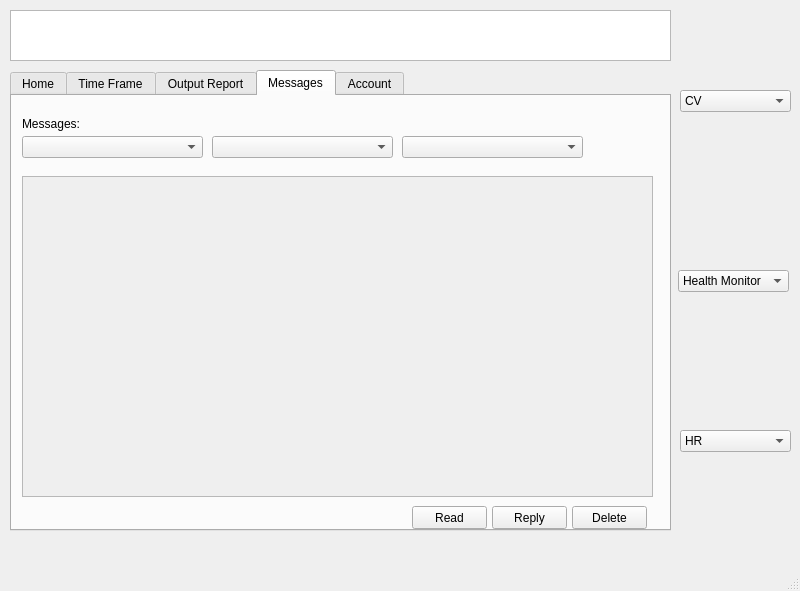
<?xml version="1.0" encoding="UTF-8"?>
<ui version="4.0">
 <class>MainWindow</class>
 <widget class="QMainWindow" name="MainWindow">
  <property name="geometry">
   <rect>
    <x>0</x>
    <y>0</y>
    <width>800</width>
    <height>591</height>
   </rect>
  </property>
  <property name="windowTitle">
   <string>MainWindow</string>
  </property>
  <widget class="QWidget" name="centralwidget">
   <widget class="QTabWidget" name="tabWidget">
    <property name="geometry">
     <rect>
      <x>10</x>
      <y>70</y>
      <width>661</width>
      <height>461</height>
     </rect>
    </property>
    <property name="currentIndex">
     <number>3</number>
    </property>
    <widget class="QWidget" name="tab">
     <attribute name="title">
      <string>Home</string>
     </attribute>
     <widget class="QLabel" name="label">
      <property name="geometry">
       <rect>
        <x>20</x>
        <y>20</y>
        <width>201</width>
        <height>16</height>
       </rect>
      </property>
      <property name="text">
       <string>Welcome, &lt;insert name&gt; !</string>
      </property>
     </widget>
    </widget>
    <widget class="QWidget" name="tab_11">
     <attribute name="title">
      <string>Time Frame</string>
     </attribute>
     <widget class="QLabel" name="label_3">
      <property name="geometry">
       <rect>
        <x>10</x>
        <y>10</y>
        <width>71</width>
        <height>16</height>
       </rect>
      </property>
      <property name="text">
       <string>Time Frame:</string>
      </property>
     </widget>
     <widget class="QTableWidget" name="tableWidget">
      <property name="geometry">
       <rect>
        <x>10</x>
        <y>30</y>
        <width>641</width>
        <height>321</height>
       </rect>
      </property>
      <column>
       <property name="text">
        <string>No</string>
       </property>
      </column>
      <column>
       <property name="text">
        <string>Description</string>
       </property>
      </column>
      <column>
       <property name="text">
        <string>Estimated Time</string>
       </property>
      </column>
      <column>
       <property name="text">
        <string>Time Started</string>
       </property>
      </column>
      <column>
       <property name="text">
        <string>Time Ended</string>
       </property>
      </column>
      <column>
       <property name="text">
        <string>Total Time Spent</string>
       </property>
      </column>
      <column>
       <property name="text">
        <string>Status</string>
       </property>
      </column>
     </widget>
     <widget class="QLabel" name="label_9">
      <property name="geometry">
       <rect>
        <x>10</x>
        <y>360</y>
        <width>111</width>
        <height>16</height>
       </rect>
      </property>
      <property name="text">
       <string>Total Estimated Time:</string>
      </property>
     </widget>
     <widget class="QLabel" name="label_10">
      <property name="geometry">
       <rect>
        <x>120</x>
        <y>360</y>
        <width>111</width>
        <height>16</height>
       </rect>
      </property>
      <property name="text">
       <string>&lt;Total Time&gt;</string>
      </property>
     </widget>
     <widget class="QLabel" name="label_11">
      <property name="geometry">
       <rect>
        <x>10</x>
        <y>380</y>
        <width>111</width>
        <height>16</height>
       </rect>
      </property>
      <property name="text">
       <string>Total Offset Time:</string>
      </property>
     </widget>
     <widget class="QLabel" name="label_12">
      <property name="geometry">
       <rect>
        <x>120</x>
        <y>380</y>
        <width>111</width>
        <height>16</height>
       </rect>
      </property>
      <property name="text">
       <string>&lt;Offset Time&gt;</string>
      </property>
     </widget>
     <widget class="QLabel" name="label_13">
      <property name="geometry">
       <rect>
        <x>260</x>
        <y>360</y>
        <width>111</width>
        <height>16</height>
       </rect>
      </property>
      <property name="text">
       <string>Total Work Time:</string>
      </property>
     </widget>
     <widget class="QLabel" name="label_14">
      <property name="geometry">
       <rect>
        <x>370</x>
        <y>360</y>
        <width>111</width>
        <height>16</height>
       </rect>
      </property>
      <property name="text">
       <string>&lt;Work Time&gt;</string>
      </property>
     </widget>
     <widget class="QPushButton" name="pushButton_9">
      <property name="geometry">
       <rect>
        <x>534</x>
        <y>360</y>
        <width>111</width>
        <height>23</height>
       </rect>
      </property>
      <property name="text">
       <string>Change Status</string>
      </property>
     </widget>
    </widget>
    <widget class="QWidget" name="tab_2">
     <attribute name="title">
      <string>Output Report</string>
     </attribute>
     <widget class="QLabel" name="label_4">
      <property name="geometry">
       <rect>
        <x>10</x>
        <y>20</y>
        <width>41</width>
        <height>16</height>
       </rect>
      </property>
      <property name="text">
       <string>Title:</string>
      </property>
     </widget>
     <widget class="QPushButton" name="pushButton_3">
      <property name="geometry">
       <rect>
        <x>504</x>
        <y>420</y>
        <width>111</width>
        <height>23</height>
       </rect>
      </property>
      <property name="text">
       <string>View Report</string>
      </property>
     </widget>
     <widget class="QLineEdit" name="lineEdit">
      <property name="geometry">
       <rect>
        <x>50</x>
        <y>20</y>
        <width>113</width>
        <height>20</height>
       </rect>
      </property>
     </widget>
     <widget class="QLabel" name="label_5">
      <property name="geometry">
       <rect>
        <x>10</x>
        <y>50</y>
        <width>61</width>
        <height>16</height>
       </rect>
      </property>
      <property name="text">
       <string>Report:</string>
      </property>
     </widget>
     <widget class="QTextEdit" name="textEdit">
      <property name="geometry">
       <rect>
        <x>10</x>
        <y>70</y>
        <width>631</width>
        <height>311</height>
       </rect>
      </property>
     </widget>
     <widget class="QPushButton" name="pushButton_4">
      <property name="geometry">
       <rect>
        <x>10</x>
        <y>390</y>
        <width>101</width>
        <height>23</height>
       </rect>
      </property>
      <property name="text">
       <string>Attachments</string>
      </property>
     </widget>
     <widget class="QPushButton" name="pushButton_5">
      <property name="geometry">
       <rect>
        <x>560</x>
        <y>390</y>
        <width>75</width>
        <height>23</height>
       </rect>
      </property>
      <property name="text">
       <string>Send</string>
      </property>
     </widget>
    </widget>
    <widget class="QWidget" name="tab_10">
     <attribute name="title">
      <string>Messages</string>
     </attribute>
     <widget class="QLabel" name="label_2">
      <property name="geometry">
       <rect>
        <x>10</x>
        <y>20</y>
        <width>61</width>
        <height>16</height>
       </rect>
      </property>
      <property name="text">
       <string>Messages:</string>
      </property>
     </widget>
     <widget class="QComboBox" name="comboBox_10">
      <property name="geometry">
       <rect>
        <x>10</x>
        <y>40</y>
        <width>181</width>
        <height>22</height>
       </rect>
      </property>
     </widget>
     <widget class="QComboBox" name="comboBox_11">
      <property name="geometry">
       <rect>
        <x>200</x>
        <y>40</y>
        <width>181</width>
        <height>22</height>
       </rect>
      </property>
     </widget>
     <widget class="QComboBox" name="comboBox_12">
      <property name="geometry">
       <rect>
        <x>390</x>
        <y>40</y>
        <width>181</width>
        <height>22</height>
       </rect>
      </property>
     </widget>
     <widget class="QScrollArea" name="scrollArea_3">
      <property name="geometry">
       <rect>
        <x>10</x>
        <y>80</y>
        <width>631</width>
        <height>321</height>
       </rect>
      </property>
      <property name="widgetResizable">
       <bool>true</bool>
      </property>
      <widget class="QWidget" name="scrollAreaWidgetContents_3">
       <property name="geometry">
        <rect>
         <x>0</x>
         <y>0</y>
         <width>629</width>
         <height>319</height>
        </rect>
       </property>
      </widget>
     </widget>
     <widget class="QPushButton" name="pushButton_6">
      <property name="geometry">
       <rect>
        <x>400</x>
        <y>410</y>
        <width>75</width>
        <height>23</height>
       </rect>
      </property>
      <property name="text">
       <string>Read</string>
      </property>
     </widget>
     <widget class="QPushButton" name="pushButton_7">
      <property name="geometry">
       <rect>
        <x>480</x>
        <y>410</y>
        <width>75</width>
        <height>23</height>
       </rect>
      </property>
      <property name="text">
       <string>Reply</string>
      </property>
     </widget>
     <widget class="QPushButton" name="pushButton_8">
      <property name="geometry">
       <rect>
        <x>560</x>
        <y>410</y>
        <width>75</width>
        <height>23</height>
       </rect>
      </property>
      <property name="text">
       <string>Delete</string>
      </property>
     </widget>
    </widget>
    <widget class="QWidget" name="tab_3">
     <attribute name="title">
      <string>Account</string>
     </attribute>
     <widget class="QLabel" name="label_8">
      <property name="geometry">
       <rect>
        <x>10</x>
        <y>10</y>
        <width>131</width>
        <height>16</height>
       </rect>
      </property>
      <property name="text">
       <string>Account: Health Monitor</string>
      </property>
     </widget>
     <widget class="QTabWidget" name="tabWidget_2">
      <property name="geometry">
       <rect>
        <x>10</x>
        <y>40</y>
        <width>631</width>
        <height>401</height>
       </rect>
      </property>
      <property name="currentIndex">
       <number>0</number>
      </property>
      <widget class="QWidget" name="tab_5">
       <attribute name="title">
        <string>Home</string>
       </attribute>
      </widget>
      <widget class="QWidget" name="tab_6">
       <attribute name="title">
        <string>Cardiovascular</string>
       </attribute>
      </widget>
      <widget class="QWidget" name="tab_7">
       <attribute name="title">
        <string>Blood Test</string>
       </attribute>
      </widget>
      <widget class="QWidget" name="tab_8">
       <attribute name="title">
        <string>BMI</string>
       </attribute>
      </widget>
      <widget class="QWidget" name="tab_9">
       <attribute name="title">
        <string>Other</string>
       </attribute>
      </widget>
     </widget>
    </widget>
   </widget>
   <widget class="QComboBox" name="comboBox">
    <property name="geometry">
     <rect>
      <x>680</x>
      <y>90</y>
      <width>111</width>
      <height>22</height>
     </rect>
    </property>
    <item>
     <property name="text">
      <string>CV</string>
     </property>
    </item>
    <item>
     <property name="text">
      <string>Interview</string>
     </property>
    </item>
    <item>
     <property name="text">
      <string>Blank pa</string>
     </property>
    </item>
    <item>
     <property name="text">
      <string>Blank pa</string>
     </property>
    </item>
   </widget>
   <widget class="QComboBox" name="comboBox_2">
    <property name="geometry">
     <rect>
      <x>678</x>
      <y>270</y>
      <width>111</width>
      <height>22</height>
     </rect>
    </property>
    <item>
     <property name="text">
      <string>Health Monitor</string>
     </property>
    </item>
    <item>
     <property name="text">
      <string>Performance Shit</string>
     </property>
    </item>
    <item>
     <property name="text">
      <string>blank pa</string>
     </property>
    </item>
    <item>
     <property name="text">
      <string>blank pa</string>
     </property>
    </item>
    <item>
     <property name="text">
      <string>logout</string>
     </property>
    </item>
   </widget>
   <widget class="QComboBox" name="comboBox_3">
    <property name="geometry">
     <rect>
      <x>680</x>
      <y>430</y>
      <width>111</width>
      <height>22</height>
     </rect>
    </property>
    <item>
     <property name="text">
      <string>HR</string>
     </property>
    </item>
    <item>
     <property name="text">
      <string>IT</string>
     </property>
    </item>
    <item>
     <property name="text">
      <string>Sales</string>
     </property>
    </item>
    <item>
     <property name="text">
      <string>etc</string>
     </property>
    </item>
   </widget>
   <widget class="QGraphicsView" name="graphicsView">
    <property name="geometry">
     <rect>
      <x>10</x>
      <y>10</y>
      <width>661</width>
      <height>51</height>
     </rect>
    </property>
   </widget>
  </widget>
  <widget class="QMenuBar" name="menubar">
   <property name="geometry">
    <rect>
     <x>0</x>
     <y>0</y>
     <width>800</width>
     <height>21</height>
    </rect>
   </property>
  </widget>
  <widget class="QStatusBar" name="statusbar"/>
 </widget>
 <resources/>
 <connections/>
</ui>
